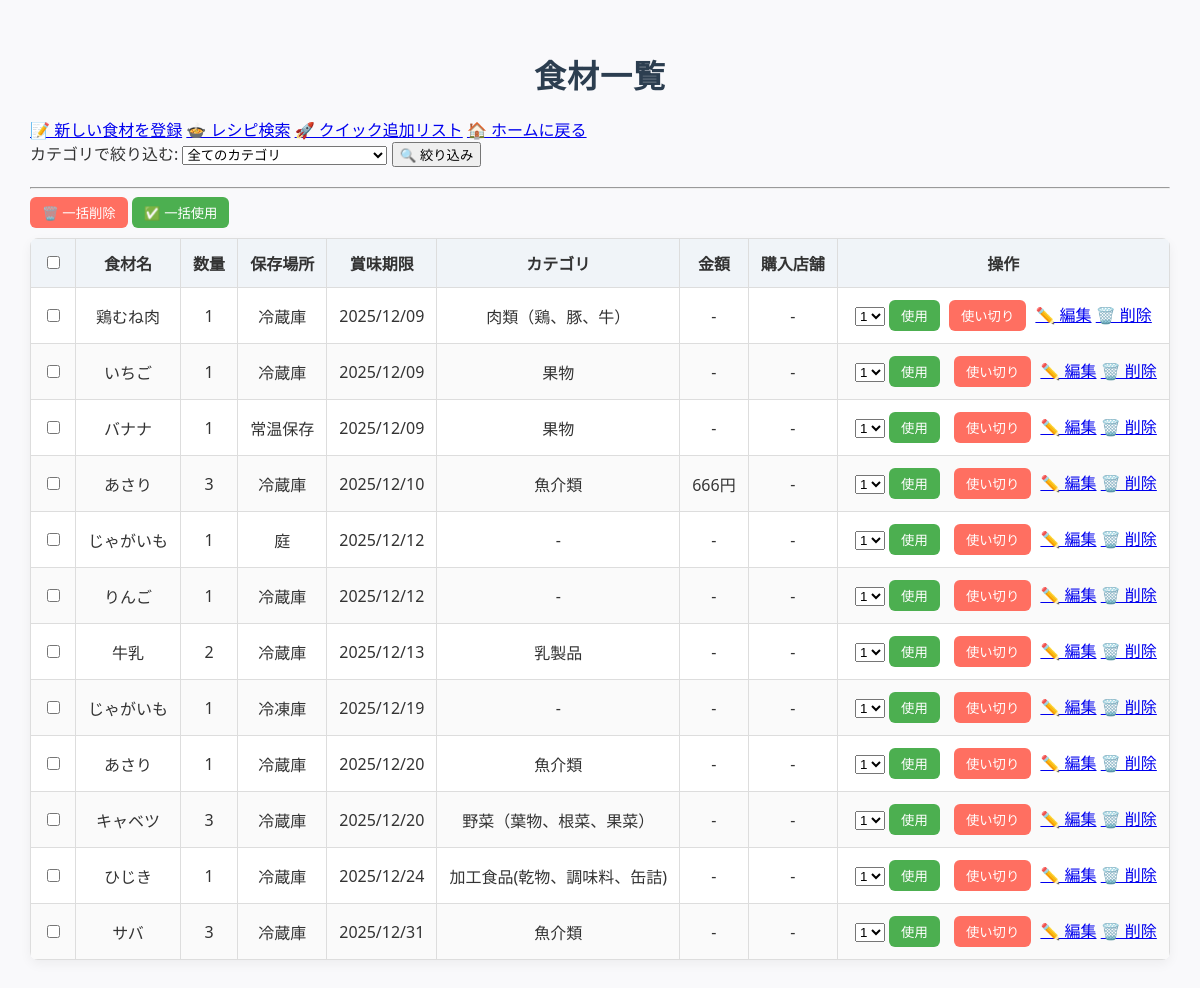
The app's page /items/ (signed in), older data.
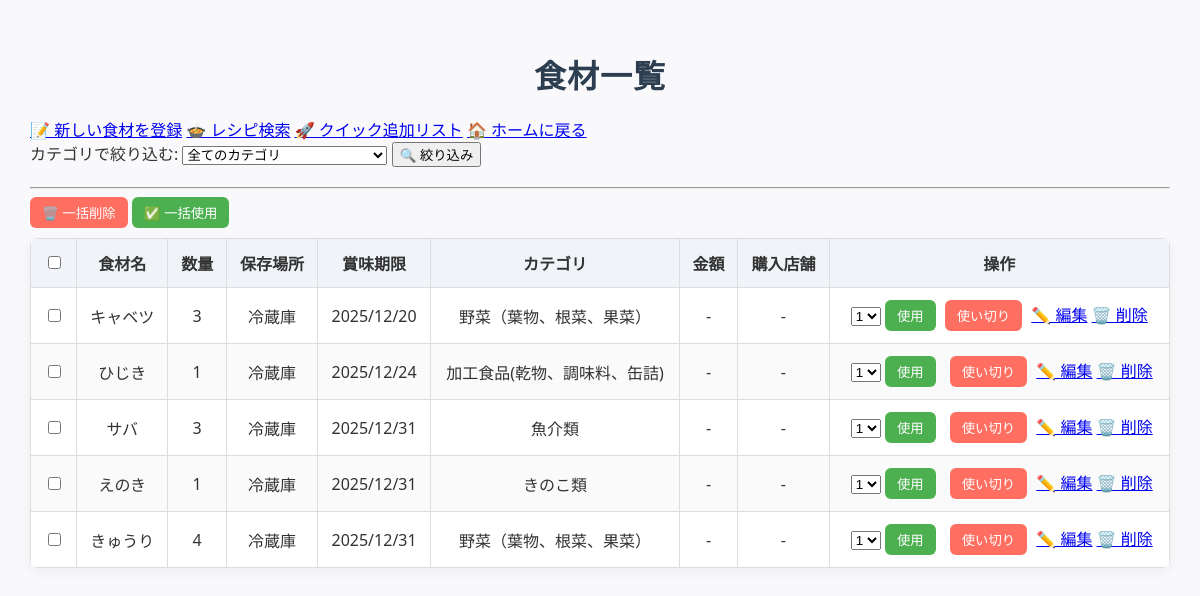
The same page, newer data.
### items/models.py (models this page shows, shortened)
class Ingredient(models.Model):
    user = models.ForeignKey(
        User,
        on_delete=models.CASCADE,
        verbose_name="ユーザーID"
    )
    category = models.ForeignKey(
        Category,
        on_delete=models.SET_NULL,
        null=True,
        blank=True,
        verbose_name="食材カテゴリID"
    )
    location = models.ForeignKey(
        Location,
        on_delete=models.PROTECT,
        verbose_name="保存場所ID"
    )
    name = models.CharField(
        max_length=100,
        verbose_name="食材名"
    )
    expiry_date = models.DateField(
        verbose_name="賞味期限/消費期限"
    )
    quantity = models.IntegerField(
        default=1,
        verbose_name="数量"
    )
    price = models.DecimalField(
        max_digits=10,
        decimal_places=0,
        null=True,
        blank=True,
        verbose_name='金額'
    )
    store_name = models.CharField(
        max_length=100,
        null=True,
        blank=True,
        verbose_name='購入店舗'
    )
    registered_at = models.DateTimeField(
        auto_now_add=True,
        verbose_name="登録日時"
    )
    class Meta:
        ordering = ['expiry_date']
        verbose_name = "食材管理"
        verbose_name_plural = "食材管理一覧"

class Location(models.Model):
    name = models.CharField(
        max_length=30,
        unique=True,
        verbose_name="保存場所名")
    class Meta:
        verbose_name = "保存場所マスタ"
        verbose_name_plural = "保存場所マスタ一覧"

class Category(models.Model):
    name = models.CharField(
        max_length=50,
        unique=True,
        verbose_name="食材カテゴリ名"
    )
    class Meta:
        verbose_name = "食材カテゴリマスタ"
        verbose_name_plural = "食材カテゴリマスタ一覧"

### items/views.py (the view)
# urls.py: path('items/', views.ItemListView.as_view(), name='item_list'),
@method_decorator(login_required, name='dispatch')
class ItemListView(ListView):
    model = Ingredient
    template_name = 'items/item_list.html'
    context_object_name = 'item_list'
    def get_queryset(self):
        queryset = self.model.objects.filter(user=self.request.user)
        category_id = self.request.GET.get('category')
        if category_id:
            queryset = queryset.filter(category__id=category_id)
        return queryset.order_by('expiry_date')
    def get_context_data(self, **kwargs):
        context = super().get_context_data(**kwargs)
        print("\n--- [DEBUG START] get_context_data 実行 ---")
        context['categories'] = Category.objects.all().order_by('name')
        context['selected_category'] = self.request.GET.get('category', '')
        context['quantity_options'] = range(1, 11)
        print(f"DEBUG: quantity_options 中身: {list(context['quantity_options'])}")
        print("--- [DEBUG END] -------------------------\n")
        return context

### templates/items/item_list.html (shortened to what this page needs)
<!DOCTYPE html>
<html lang="ja">
<head>
    {% load static %}
    {% load static %}
    <link rel="stylesheet" href="{% static 'css/items.css' %}">
</head>
<body>
    <h1>食材一覧</h1>
    <nav class="nav-links">
        <a href="{% url 'item_add' %}" class="btn btn-main">📝 新しい食材を登録</a>
        <a href="{% url 'manual_recipe_search' %}" class="btn btn-main">🍲 レシピ検索</a>
        <a href="{% url 'item_quick_add_list' %}" class="btn btn-sub">🚀 クイック追加リスト</a>
        <a href="{% url 'home' %}" class="btn btn-sub">🏠 ホームに戻る</a>
    </nav>
    <form method="get" class="filter-form">
        <label for="category_select">カテゴリで絞り込む:</label>
        <select name="category" id="category_select">
            <option value="">全てのカテゴリ</option>
        </select>
        <button type="submit" class="btn btn-main">🔍 絞り込み</button>
    </form>
    <hr>
    {% if item_list %}
    <form method="post" action="{% url 'item_bulk_operation' %}">
        <div class="bulk-actions">
            <button type="submit" name="action" value="delete" class="btn btn-red">🗑️ 一括削除</button>
            <button type="submit" name="action" value="use" class="btn btn-green">✅ 一括使用</button>
        </div>
        <table class="table-list">
            <thead>
                <tr>
                    <th><input type="checkbox" id="select_all"></th>
                    <th>食材名</th>
                    <th>数量</th>
                    <th>保存場所</th>
                    <th>賞味期限</th>
                    <th>カテゴリ</th>
                    <th>金額</th>
                    <th>購入店舗</th>
                    <th>操作</th>
                </tr>
            </thead>
            <tbody>
                {% for item in item_list %}
                <tr>
                    <td><input type="checkbox" name="selected_items" value="{{ item.pk }}"></td>
                    <td>{{ item.name }}</td>
                    <td>{{ item.quantity }}</td>
                    <td>{{ item.location.name }}</td>
                    <td class="">
                        {{ item.expiry_date|date:"Y/m/d" }}
                    </td>
                    <td>{{ item.category.name|default:"-" }}</td>
                    <td>{% if item.price %}{{ item.price }}円{% else %}-{% endif %}</td>
                    <td>{{ item.store_name|default:"-" }}</td>
                    <td>
                        <div class="action-buttons">
                            <form method="post" action="{% url 'item_quantity_update' pk=item.pk %}" class="inline-form">
                                <select name="used_amount">
                                    {% for _ in ""|ljust:item.quantity %}
                                        <option value="{{ forloop.counter }}">{{ forloop.counter }}</option>
                                    {% endfor %}
                                </select>
                                <button type="submit" class="btn btn-green">使用</button>
                            </form>
                            <form method="post" action="{% url 'item_quantity_update' pk=item.pk %}" class="inline-form">
                                <button type="submit" class="btn btn-red">使い切り</button>
                            </form>
                            <a href="{% url 'item_edit' pk=item.pk %}" class="btn btn-sub">✏️ 編集</a>
                            <a href="{% url 'item_delete' pk=item.pk %}" class="btn btn-sub">🗑️ 削除</a>
                        </div>
                    </td>
                </tr>
                {% endfor %}
            </tbody>
        </table>
    </form>
    {% else %}
    <p>まだ登録されている食材はありません。</p>
    {% endif %}
</body>
</html>

### staticfiles/css/items.css (style rules this page uses)
body { font-family: 'Segoe UI', 'Hiragino Sans', Arial, sans-serif; background: #f9f9fb; margin: 0; padding: 30px; color: #333; }
h1 { text-align: center; color: #2c3e50; margin-bottom: 20px; font-size: 2em; letter-spacing: 1px; }
.btn-red { background: #ff6f61; color: white; border: none; border-radius: 6px; padding: 6px 12px; cursor: pointer; }
.btn-green { background: #4caf50; color: white; border: none; border-radius: 6px; padding: 6px 12px; cursor: pointer; }
.table-list { width: 100%; border-collapse: collapse; background: white; border-radius: 8px; overflow: hidden; box-shadow: 0 4px 12px rgba(0,0,0,0.05); }
.table-list th, .table-list td { border: 1px solid #ddd; padding: 12px; text-align: center; }
.table-list th { background: #f0f4f8; font-weight: bold; }
.table-list tr:nth-child(even) { background: #fafafa; }
.filter-form { margin-bottom: 20px; }
.bulk-actions { margin-bottom: 10px; }
.inline-form { display: inline-block; margin: 0 5px; }

Row changes from the older to the newer data that the page shows:
removed Ingredient: name "鶏むね肉", quantity "1", location.name "冷蔵庫", expiry_date "2025/12/09", category.name "肉類（鶏、豚、牛）", store_name "-", used_amount "1"
removed Ingredient: name "いちご", quantity "1", location.name "冷蔵庫", expiry_date "2025/12/09", category.name "果物", store_name "-", used_amount "1"
removed Ingredient: name "バナナ", quantity "1", location.name "常温保存", expiry_date "2025/12/09", category.name "果物", store_name "-", used_amount "1"
removed Ingredient: name "あさり", quantity "3", location.name "冷蔵庫", expiry_date "2025/12/10", category.name "魚介類", price "666", store_name "-", used_amount "1"
removed Ingredient: name "じゃがいも", quantity "1", location.name "庭", expiry_date "2025/12/12", category.name "-", store_name "-", used_amount "1"
removed Ingredient: name "りんご", quantity "1", location.name "冷蔵庫", expiry_date "2025/12/12", category.name "-", store_name "-", used_amount "1"
removed Ingredient: name "牛乳", quantity "2", location.name "冷蔵庫", expiry_date "2025/12/13", category.name "乳製品", store_name "-", used_amount "1"
removed Ingredient: name "じゃがいも", quantity "1", location.name "冷凍庫", expiry_date "2025/12/19", category.name "-", store_name "-", used_amount "1"
removed Ingredient: name "あさり", quantity "1", location.name "冷蔵庫", expiry_date "2025/12/20", category.name "魚介類", store_name "-", used_amount "1"
added Ingredient: name "えのき", quantity "1", location.name "冷蔵庫", expiry_date "2025/12/31", category.name "きのこ類", store_name "-", used_amount "1"
added Ingredient: name "きゅうり", quantity "4", location.name "冷蔵庫", expiry_date "2025/12/31", category.name "野菜（葉物、根菜、果菜）", store_name "-", used_amount "1"
